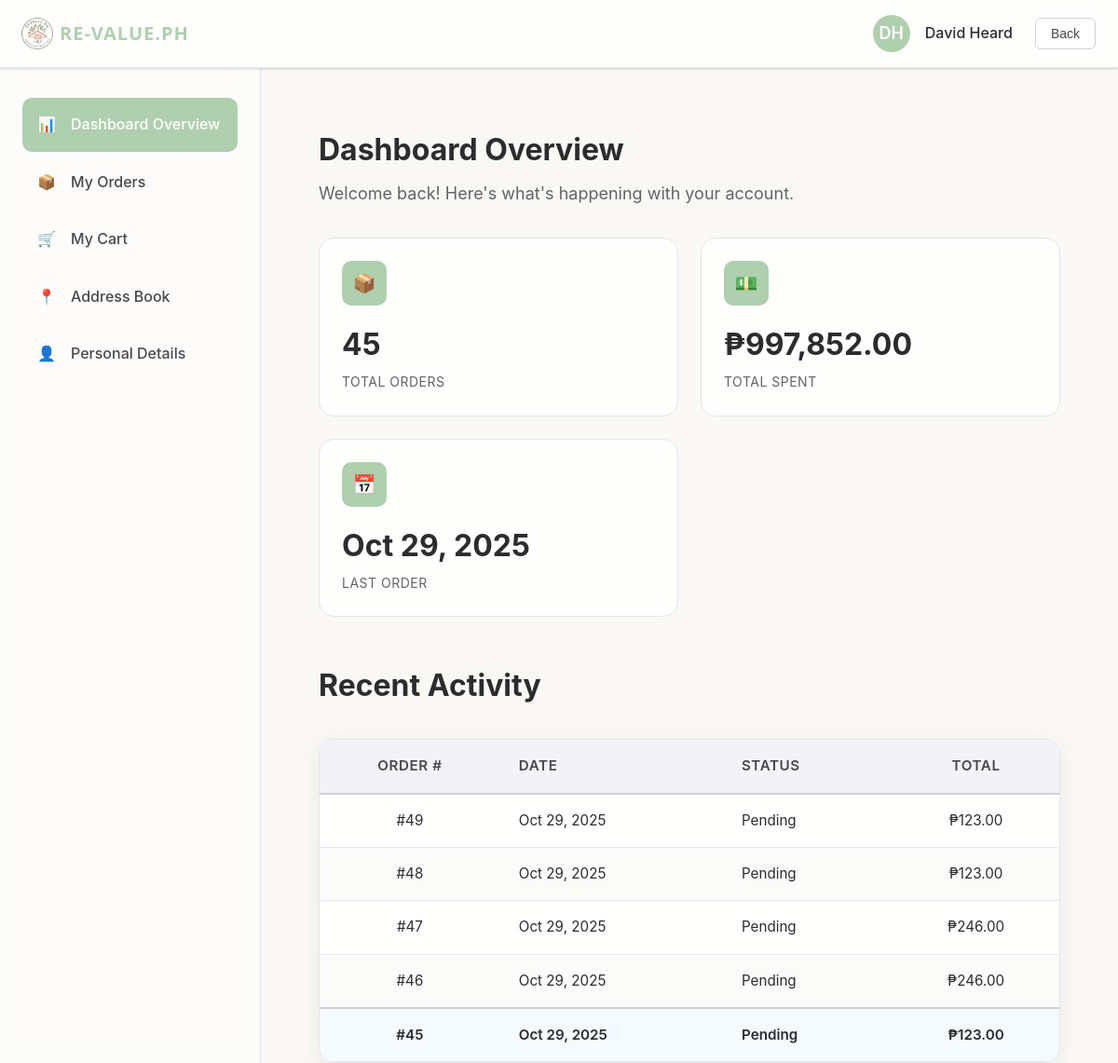
The page /userDashboard.php (signed in) on the database as committed earlier.
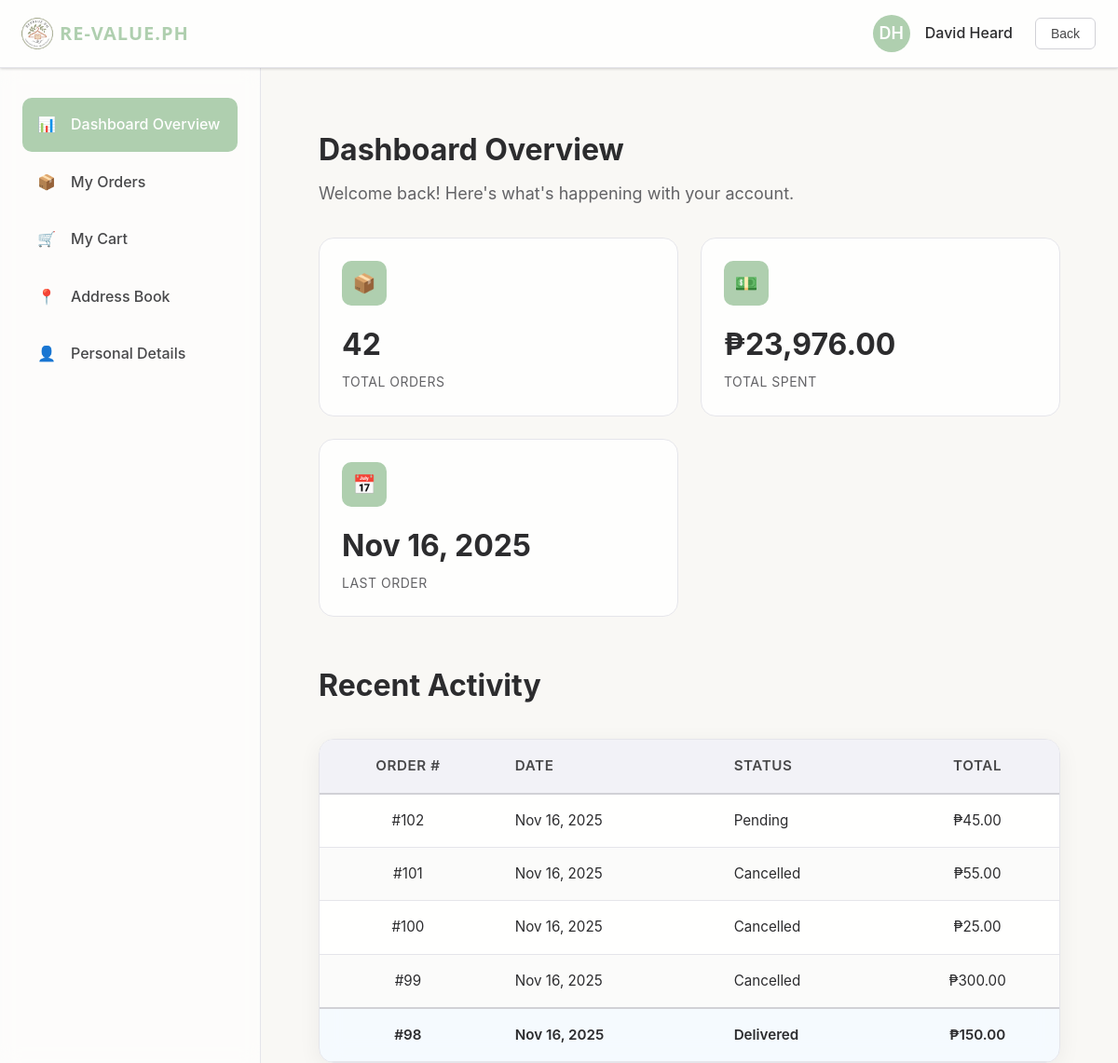
The same page on the database as committed later.
### tables this page shows
CREATE TABLE `orders` (
  `id` int(11) NOT NULL,
  `user_id` int(11) NOT NULL,
  `total_amount` decimal(10,2) NOT NULL,
  `order_date` timestamp NOT NULL DEFAULT current_timestamp(),
  `status` varchar(50) NOT NULL DEFAULT 'Pending',
  `payment_method` varchar(50) NOT NULL DEFAULT 'Cash on Delivery',
  `product_names` text NOT NULL,
  `product_images` text NOT NULL,
  `product_sizes` text NOT NULL,
  `product_prices` text NOT NULL,
  `shipping_address` varchar(255) NOT NULL,
  `proof_of_delivery` varchar(255) DEFAULT NULL
);

### userDashboard.php (the view, shortened to what this page needs)
<?php
include("db.php");
$user_id = $_SESSION['user_id'];
$stmt = $conn->prepare("SELECT COUNT(*) AS total_orders, SUM(total_amount) AS total_spent, MAX(order_date) AS last_order FROM orders WHERE user_id=?");
$stmt->bind_param("i", $user_id);
$stmt->execute();
$stats = $stmt->get_result()->fetch_assoc();
$totalOrders = $stats['total_orders'] ?? 0;
$totalSpent = $stats['total_spent'] ?? 0;
$lastOrder = $stats['last_order'] ?? "No orders yet";
$recentOrdersQuery = $conn->prepare("SELECT * FROM orders WHERE user_id=? ORDER BY order_date DESC LIMIT 5");
$recentOrdersQuery->bind_param("i", $user_id);
$recentOrdersQuery->execute();
$recentOrders = $recentOrdersQuery->get_result();
?>
<!DOCTYPE html>
<html lang="en">
  <head>
    <link rel="stylesheet" href="user.css" />
  </head>
  <body>
    <nav class="top-nav">
      <div class="nav-content">
        <div class="logo">
          <div class="logo-icon">
            <img src="uploads/logo.webp" alt="logo">
          </div>
          <span class="sage ft">RE-VALUE.PH</span>
        </div>
        <div class="user-menu">
          <div class="user-info">
            <div class="user-avatar"><?php
        if (isset($_SESSION['full_name'])) {
            $parts = explode(" ", $_SESSION['full_name']);
            $initials = "";
            foreach ($parts as $p) {
                $initials .= strtoupper($p[0]);
            }
            echo $initials;
        } else {
            echo "G";
        }
      ?>
      </div>
    <span class="user-name">
      <?php echo isset($_SESSION['full_name']) ? htmlspecialchars($_SESSION['full_name']) : 'Guest'; ?>
    </span>
          </div>
          <button class="btn-logout" onclick="handleLogout()">Back</button>
        </div>
      </div>
    </nav>
    <div class="dashboard-container">
      <aside class="sidebar" id="sidebar">
        <nav>
          <ul class="sidebar-nav">
            <li class="nav-item">
              <a href="#" class="nav-link active" data-section="overview">
                <span class="nav-icon">📊</span>
                <span>Dashboard Overview</span>
              </a>
            </li>
            <li class="nav-item">
              <a href="#" class="nav-link" data-section="orders">
                <span class="nav-icon">📦</span>
                <span>My Orders</span>
              </a>
            </li>
            <li class="nav-item">
              <a href="#" class="nav-link" data-section="spent">
                <span class="nav-icon">🛒</span>
                <span>My Cart</span>
              </a>
            </li>
            <li class="nav-item">
              <a href="#" class="nav-link" data-section="addresses">
                <span class="nav-icon">📍</span>
                <span>Address Book</span>
              </a>
            </li>
            <li class="nav-item">
              <a href="#" class="nav-link" data-section="personal">
                <span class="nav-icon">👤</span>
                <span>Personal Details</span>
              </a>
            </li>
          </ul>
        </nav>
      </aside>
      <main class="main-content">
        <section id="overview" class="content-section active">
          <div class="section-header">
            <h1 class="section-title">Dashboard Overview</h1>
            <p class="section-subtitle">
              Welcome back! Here's what's happening with your account.
            </p>
          </div>
          <div class="stats-grid">
            <div class="stat-card">
  <div class="stat-icon">📦</div>
  <div class="stat-value"><?= $totalOrders ?></div>
  <div class="stat-label">Total Orders</div>
</div>
<div class="stat-card">
  <div class="stat-icon">💵</div>
  <div class="stat-value">₱<?= number_format($totalSpent, 2) ?></div>
  <div class="stat-label">Total Spent</div>
</div>
<div class="stat-card">
  <div class="stat-icon">📅</div>
  <div class="stat-value">
    <?= ($lastOrder !== "No orders yet") ? date("M d, Y", strtotime($lastOrder)) : $lastOrder ?>
  </div>
  <div class="stat-label">Last Order</div>
</div>
          </div>
          <div class="section-header">
            <h2 class="section-title">Recent Activity</h2>
          </div>
          <div class="table-container">
            <table class="data-table">
              <thead>
                <tr>
                  <th>Order #</th>
                  <th>Date</th>
                  <th>Status</th>
                  <th>Total</th>
                </tr>
              </thead>
              <tbody id="recentOrdersTable">
  <?php if ($recentOrders->num_rows > 0): ?>
    <?php while ($order = $recentOrders->fetch_assoc()): ?>
      <tr>
        <td>#<?= $order['id'] ?></td>
        <td><?= date("M d, Y", strtotime($order['order_date'])) ?></td>
        <td><?= htmlspecialchars($order['status']) ?></td>
        <td>₱<?= number_format($order['total_amount'], 2) ?></td>
      </tr>
    <?php endwhile; ?>
  <?php else: ?>
    <tr><td colspan="4">No recent orders.</td></tr>
  <?php endif; ?>
</tbody>
            </table>
          </div>
        </section>
      </main>
    </div>
  </body>
</html>

Rows that differ between the two databases and show on the page:
removed orders: id "49", order_date "Oct 29, 2025", status "Pending", total_amount "123.00"
removed orders: id "48", order_date "Oct 29, 2025", status "Pending", total_amount "123.00"
removed orders: id "47", order_date "Oct 29, 2025", status "Pending", total_amount "246.00"
removed orders: id "46", order_date "Oct 29, 2025", status "Pending", total_amount "246.00"
removed orders: id "45", order_date "Oct 29, 2025", status "Pending", total_amount "123.00"
added orders: id "102", order_date "Nov 16, 2025", status "Pending", total_amount "45.00"
added orders: id "101", order_date "Nov 16, 2025", status "Cancelled", total_amount "55.00"
added orders: id "100", order_date "Nov 16, 2025", status "Cancelled", total_amount "25.00"
added orders: id "99", order_date "Nov 16, 2025", status "Cancelled", total_amount "300.00"
added orders: id "98", order_date "Nov 16, 2025", status "Delivered", total_amount "150.00"
Other text that changed with them:
$totalOrders: "45" → "42"
$totalSpent: "997,852.00" → "23,976.00"
date("M d, Y", strtotime($lastOrder)): "Oct 29, 2025" → "Nov 16, 2025"
